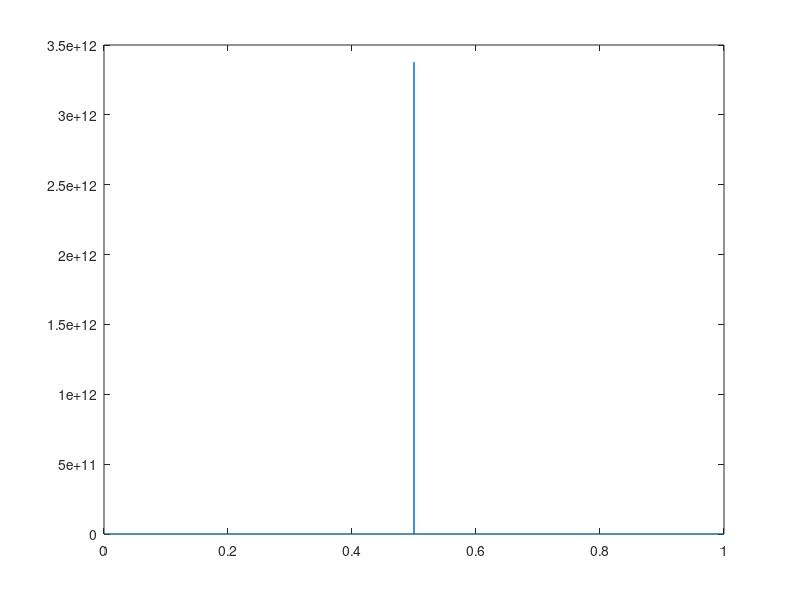

The MATLAB source for this figure:
n = (0 : 10000);
Fs = 10000;

y = round (rand (1, 10000)  * 2^15); %Gaussov signal
t = (0:length(y)-1)/Fs;



FID = fopen('IZLAZ_data7.txt');
ulaz = textscan(FID, '%s');
fclose(FID);
sum = 0;
N = size(ulaz{1});
ul = zeros(10000, 1);
for i = 1 : N
    ul(i) = hex2dec(ulaz{1}{i});
    sum = sum + ul(i);
end
prosjek = sum / 10000
for i = 1 : N
    ul = ul - prosjek;
end

figure;
plot(t,fftshift(abs(fft(ul))));

